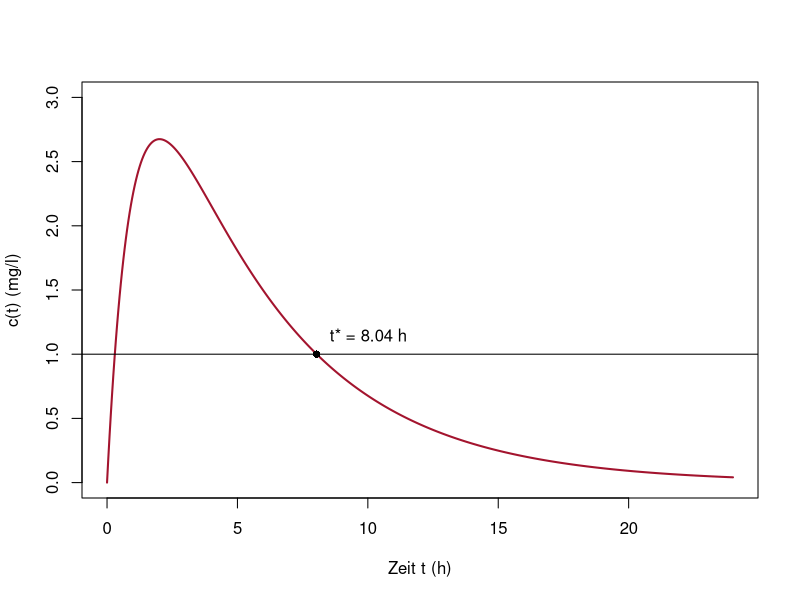

Here is the R script that generated this plot:
# Abb. 1.35: Wann fällt der Wirkstoffspiegel unter 1 mg/l? (Buch, Abschnitt 1.5, Gl. 1.44)
# c(t) = 5 (exp(-0.2 t) - exp(-t)); Newton-Verfahren für g(t) = c(t) - 1 mit Startwert t_0 = 10 h
# (c) 2026 Philipp Kügler · Programm zum Buch „Dynamische Systeme in den Lebenswissenschaften“ · MIT-Lizenz (siehe LICENSE)
konz <- function(t) 5 * (exp(-0.2 * t) - exp(-t))   # c(t); in R ist c() schon vergeben
dc <- function(t) 5 * (-0.2 * exp(-0.2 * t) + exp(-t))

t <- numeric(6); t[1] <- 10
for (k in 1:5) t[k + 1] <- t[k] - (konz(t[k]) - 1) / dc(t[k])
for (k in 1:6) cat(sprintf("t_%d = %.6f h\n", k - 1, t[k]))

tt <- seq(0, 24, length.out = 500)
plot(tt, konz(tt), type = "l", col = rgb(0.64, 0.08, 0.18), lwd = 2, xlim = c(0, 24), ylim = c(0, 3),
     xlab = "Zeit t (h)", ylab = "c(t) (mg/l)")
abline(h = 1); points(t[6], 1, pch = 16)
text(t[6] + 0.5, 1.15, sprintf("t* = %.2f h", t[6]), adj = 0)
